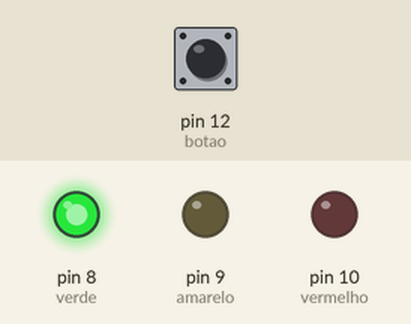
Recording of a sketch running on a simulated Arduino Uno, built with avr-gcc and run on an emulated ATmega328P. On the bench: output pins drawn as LEDs (lit = HIGH). The test bench sets the inputs (shaded band); at power-on: pin 12 (botao) LOW.

Above: at 1.2 s.
1.3 s: pin 12 (botao) pulled HIGH for 0.15 s
At 2.7 s:
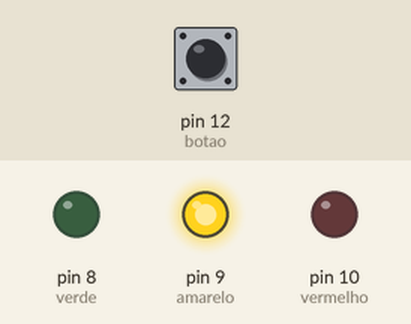
At 4.2 s:
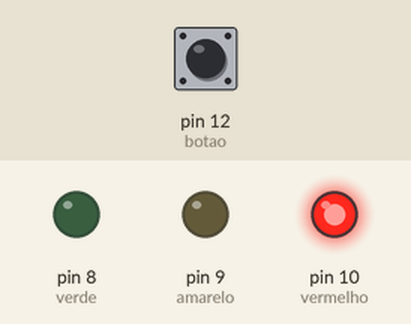
Timing chart, 0 to 9.8 s (numbered marks = the images above; inputs shaded):
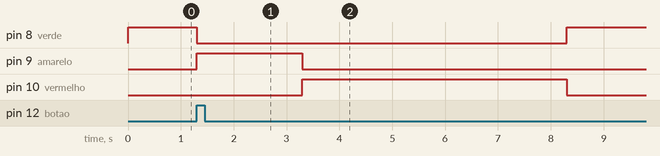

The sketch:

atividade4.ino
```cpp
// dando um "nome" para as portas
// agora temos o botão também
int vermelho = 10;
int amarelo = 9;
int verde = 8;
int botao = 12;

void setup() {
  // indicando para o arduíno quais portas vamos usar
  pinMode(vermelho, OUTPUT);
  pinMode(amarelo, OUTPUT);
  pinMode(verde, OUTPUT);

  pinMode(botao, INPUT);

  // iniciamos com o verde ligado ...
  digitalWrite(verde, HIGH);

  // .. e o amarelo e vermelho desligados
  digitalWrite(vermelho, LOW);
  digitalWrite(amarelo, LOW);
}

void loop() {
  if (digitalRead(botao) == HIGH) {
      semaforo();
  }
}

void semaforo() {
  int ajuste = 0;
  bool dia = false;
  if(dia == false){
    dia = true;
    ajuste = 0;
  } else{
    dia = false;
    ajuste = 1000;
  }


  digitalWrite(vermelho, LOW);
  digitalWrite(amarelo, HIGH);
  digitalWrite(verde, LOW);

  // esperamos 2s com o sinal no amarelo
  delay(2000-ajuste);

  // apagamos o amarelo e ligamos o vermelho
  digitalWrite(amarelo, LOW);
  digitalWrite(vermelho, HIGH);
  // Não precisa desse pois o verde já estava apagado
  // digitalWrite(verde, LOW);

  // esperamos 5s com o sinal fechado
  delay(5000-ajuste);

  // para finalizar, apagamos o vermelho e ligamos o verde
  digitalWrite(verde, HIGH);
  // não precisa desse pois o amarelo já estava apagado
  // digitalWrite(amarelo, LOW);
  digitalWrite(vermelho, LOW);

  // esperamos 5s com o sinal aberto
  delay(5000-ajuste);
}
```

Measured:
- after the input at 1.3 s, pin 8 (verde): HIGH → LOW at once, → HIGH 7.0 s later; pin 9 (amarelo): LOW → HIGH at once, → LOW 2.0 s later; pin 10 (vermelho): LOW → HIGH after 2.0 s, → LOW 5.0 s later
